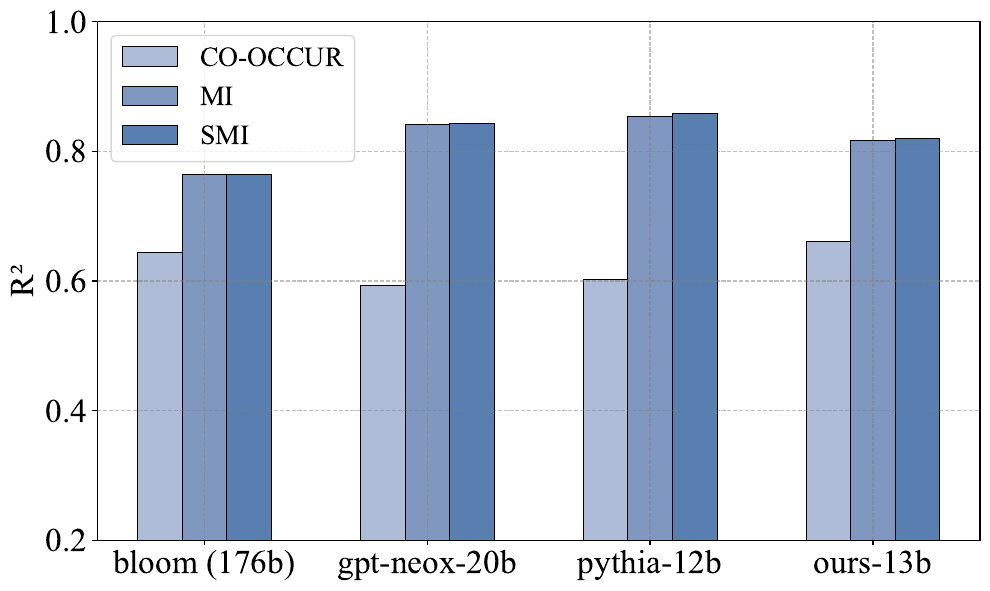

Source code (Python):
import matplotlib.pyplot as plt
import numpy as np
import pandas as pd
from colors import colors5, colors15, colors5_light
import matplotlib.font_manager as fm
import os

save_path = 'pictures/main_R2_big.pdf'

# 检查字体路径
font_path = '/usr/share/fonts/truetype/msttcorefonts/times.ttf'  # 修改为你的字体路径
if not os.path.exists(font_path):
    raise FileNotFoundError(f"Font file not found: {font_path}")

times_new_roman = fm.FontProperties(fname=font_path, size=24)  # 设置字体和大小
times_new_roman2 = fm.FontProperties(fname=font_path, size=20)  # 设置字体和大小

# Data
models = ['bloom', 'gpt-neox-20b', 'pythia-12b', 'ours-13b']
models_name = ['bloom (176b)', 'gpt-neox-20b', 'pythia-12b', 'ours-13b']
cooccur_metric = []
MI_metric = []
SMI_metric = []

r2_table = pd.read_excel("analysis/main_tables/r2_table.xlsx")

for model in models:
    for i in range(len(r2_table)):
        if r2_table.loc[i, 'model'] == model:
            cooccur_metric.append(r2_table.loc[i, 'CO-OCCUR'])
            MI_metric.append(r2_table.loc[i, 'MI'])
            SMI_metric.append(r2_table.loc[i, 'SMI'])

# Plot
fig, ax = plt.subplots(figsize=(10, 6))

bar_width = 0.2
index = range(len(models))

colors = colors15[-3:]

bar1 = plt.bar([i - bar_width for i in index], cooccur_metric, bar_width, label='CO-OCCUR', color=colors[0], edgecolor='black', linewidth=0.5)
bar2 = plt.bar(index, MI_metric, bar_width, label='MI', color=colors[1], edgecolor='black', linewidth=0.5)
bar3 = plt.bar([i + bar_width for i in index], SMI_metric, bar_width, label='SMI', color=colors[2], edgecolor='black', linewidth=0.5)

plt.ylim(0.2, 1)
plt.yticks([0.2, 0.4, 0.6, 0.8, 1.0], fontproperties=times_new_roman)

# plt.xlabel('Models', fontproperties=times_new_roman)
plt.ylabel('R²', fontproperties=times_new_roman)
plt.xticks(index, models_name, fontproperties=times_new_roman)
plt.legend(loc='upper left', prop=times_new_roman2)

ax.grid(axis='both', linestyle='--', color='gray', alpha=0.5)

plt.tight_layout()

# 显示图形
plt.savefig(save_path, dpi=600, bbox_inches='tight')
plt.show()
